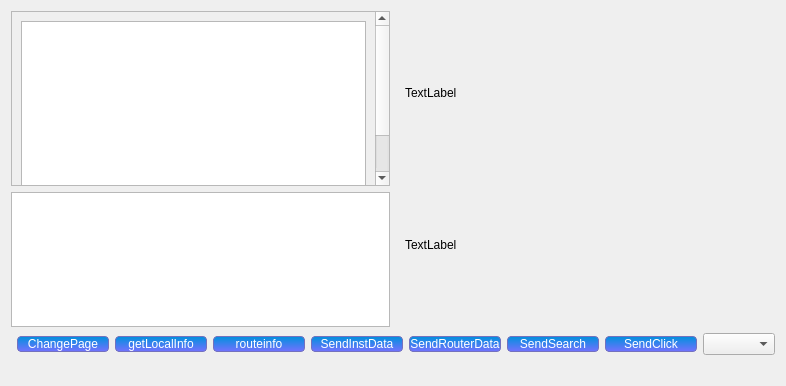
<?xml version="1.0" encoding="UTF-8"?>
<ui version="4.0">
 <class>QGenieStaticInterface</class>
 <widget class="QWidget" name="QGenieStaticInterface">
  <property name="geometry">
   <rect>
    <x>0</x>
    <y>0</y>
    <width>786</width>
    <height>386</height>
   </rect>
  </property>
  <property name="windowTitle">
   <string>Statistics Debug</string>
  </property>
  <property name="styleSheet">
   <string notr="true">QPushButton
{
	border-style:solid;
	width:90px;
	border-width:1px;
	border-radius: 4px;
	background-color: qlineargradient(spread:pad, x1:0, y1:0, x2:0, y2:1, stop:0 rgb( 0, 144, 221), stop:1 rgb( 116, 113, 255));
	color:rgb(255,255,255);
	border-color:rgb( 116, 113, 190);
	
}
QPushButton:hover
{
	border-style:solid;
	width:90px;
	border-width:1px;
	border-radius: 4px;
	background-color: qlineargradient(spread:pad, x1:0, y1:0, x2:0, y2:1, stop:0 rgb( 255, 144, 221), stop:1 rgb( 99, 113, 255));
	color:rgb(255,255,255);
	border-color:rgb( 116, 113, 190);
}</string>
  </property>
  <layout class="QVBoxLayout" name="verticalLayout_2">
   <item>
    <layout class="QHBoxLayout" name="horizontalLayout">
     <item>
      <layout class="QVBoxLayout" name="verticalLayout">
       <item>
        <widget class="QScrollArea" name="scrollArea">
         <property name="widgetResizable">
          <bool>true</bool>
         </property>
         <widget class="QWidget" name="scrollAreaWidgetContents">
          <property name="geometry">
           <rect>
            <x>0</x>
            <y>-114</y>
            <width>358</width>
            <height>228</height>
           </rect>
          </property>
          <layout class="QVBoxLayout" name="verticalLayout_6">
           <item>
            <widget class="QPlainTextEdit" name="ptx_retv"/>
           </item>
           <item>
            <widget class="QLabel" name="lab_retv">
             <property name="text">
              <string>TextLabel</string>
             </property>
             <property name="alignment">
              <set>Qt::AlignCenter</set>
             </property>
             <property name="wordWrap">
              <bool>true</bool>
             </property>
            </widget>
           </item>
          </layout>
         </widget>
        </widget>
       </item>
       <item>
        <widget class="QListWidget" name="retstr_lst"/>
       </item>
      </layout>
     </item>
     <item>
      <widget class="QStackedWidget" name="stackedWidget">
       <property name="currentIndex">
        <number>1</number>
       </property>
       <widget class="QWidget" name="page">
        <layout class="QVBoxLayout" name="verticalLayout_3">
         <property name="spacing">
          <number>0</number>
         </property>
         <property name="margin">
          <number>0</number>
         </property>
         <item>
          <widget class="QTableWidget" name="tableWidget">
           <row>
            <property name="text">
             <string>1</string>
            </property>
           </row>
           <column>
            <property name="text">
             <string>简写</string>
            </property>
           </column>
           <column>
            <property name="text">
             <string>描述</string>
            </property>
           </column>
           <column>
            <property name="text">
             <string>次数</string>
            </property>
           </column>
           <item row="0" column="0">
            <property name="text">
             <string>好</string>
            </property>
           </item>
           <item row="0" column="1">
            <property name="text">
             <string>er</string>
            </property>
           </item>
           <item row="0" column="2">
            <property name="text">
             <string>5</string>
            </property>
           </item>
          </widget>
         </item>
        </layout>
       </widget>
       <widget class="QWidget" name="page_2">
        <layout class="QVBoxLayout" name="verticalLayout_5">
         <item>
          <widget class="QLabel" name="lab_linfo">
           <property name="text">
            <string>TextLabel</string>
           </property>
           <property name="wordWrap">
            <bool>true</bool>
           </property>
          </widget>
         </item>
         <item>
          <widget class="QLabel" name="lab_dir">
           <property name="text">
            <string>TextLabel</string>
           </property>
          </widget>
         </item>
        </layout>
       </widget>
       <widget class="QWidget" name="page_4">
        <layout class="QVBoxLayout" name="verticalLayout_7">
         <item>
          <widget class="QTableWidget" name="tableWidgetRouteType">
           <row>
            <property name="text">
             <string>New Row</string>
            </property>
           </row>
           <column>
            <property name="text">
             <string>routemac</string>
            </property>
           </column>
           <column>
            <property name="text">
             <string>localmac</string>
            </property>
           </column>
           <column>
            <property name="text">
             <string>model</string>
            </property>
           </column>
           <column>
            <property name="text">
             <string>firmware</string>
            </property>
           </column>
           <item row="0" column="0">
            <property name="text">
             <string>fda</string>
            </property>
           </item>
           <item row="0" column="1">
            <property name="text">
             <string>fdasf</string>
            </property>
           </item>
           <item row="0" column="2">
            <property name="text">
             <string>fdas</string>
            </property>
           </item>
           <item row="0" column="3">
            <property name="text">
             <string>fdasfda</string>
            </property>
           </item>
          </widget>
         </item>
        </layout>
       </widget>
       <widget class="QWidget" name="page_3">
        <layout class="QVBoxLayout" name="verticalLayout_4">
         <item>
          <widget class="QLabel" name="lab_searchstrs">
           <property name="text">
            <string>TextLabel</string>
           </property>
           <property name="wordWrap">
            <bool>true</bool>
           </property>
          </widget>
         </item>
        </layout>
       </widget>
      </widget>
     </item>
    </layout>
   </item>
   <item>
    <layout class="QHBoxLayout" name="horizontalLayout_2">
     <property name="spacing">
      <number>6</number>
     </property>
     <item>
      <spacer name="horizontalSpacer">
       <property name="orientation">
        <enum>Qt::Horizontal</enum>
       </property>
       <property name="sizeHint" stdset="0">
        <size>
         <width>40</width>
         <height>20</height>
        </size>
       </property>
      </spacer>
     </item>
     <item>
      <widget class="QPushButton" name="pagebut">
       <property name="text">
        <string>ChangePage</string>
       </property>
      </widget>
     </item>
     <item>
      <widget class="QPushButton" name="getinfo">
       <property name="text">
        <string>getLocalInfo</string>
       </property>
      </widget>
     </item>
     <item>
      <widget class="QPushButton" name="getrouteinfo">
       <property name="text">
        <string>routeinfo</string>
       </property>
      </widget>
     </item>
     <item>
      <widget class="QPushButton" name="sendinstdata">
       <property name="text">
        <string>SendInstData</string>
       </property>
      </widget>
     </item>
     <item>
      <widget class="QPushButton" name="sendrouterdata">
       <property name="text">
        <string>SendRouterData</string>
       </property>
      </widget>
     </item>
     <item>
      <widget class="QPushButton" name="sendsearch">
       <property name="text">
        <string>SendSearch</string>
       </property>
      </widget>
     </item>
     <item>
      <widget class="QPushButton" name="sendclick">
       <property name="text">
        <string>SendClick</string>
       </property>
      </widget>
     </item>
     <item>
      <widget class="QComboBox" name="comboBox"/>
     </item>
    </layout>
   </item>
   <item>
    <widget class="QLabel" name="lab_unknown_click">
     <property name="text">
      <string/>
     </property>
    </widget>
   </item>
  </layout>
 </widget>
 <resources/>
 <connections>
  <connection>
   <sender>retstr_lst</sender>
   <signal>currentTextChanged(QString)</signal>
   <receiver>lab_retv</receiver>
   <slot>setText(QString)</slot>
   <hints>
    <hint type="sourcelabel">
     <x>134</x>
     <y>234</y>
    </hint>
    <hint type="destinationlabel">
     <x>149</x>
     <y>108</y>
    </hint>
   </hints>
  </connection>
  <connection>
   <sender>retstr_lst</sender>
   <signal>currentTextChanged(QString)</signal>
   <receiver>ptx_retv</receiver>
   <slot>setPlainText(QString)</slot>
   <hints>
    <hint type="sourcelabel">
     <x>218</x>
     <y>215</y>
    </hint>
    <hint type="destinationlabel">
     <x>231</x>
     <y>73</y>
    </hint>
   </hints>
  </connection>
 </connections>
</ui>
